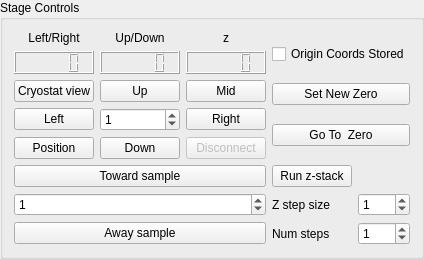
      <widget class="QGroupBox" name="Stage_Group">
       <property name="sizePolicy">
        <sizepolicy hsizetype="Expanding" vsizetype="Expanding">
         <horstretch>0</horstretch>
         <verstretch>0</verstretch>
        </sizepolicy>
       </property>
       <property name="minimumSize">
        <size>
         <width>0</width>
         <height>220</height>
        </size>
       </property>
       <property name="maximumSize">
        <size>
         <width>500</width>
         <height>16777215</height>
        </size>
       </property>
       <property name="title">
        <string>Stage Controls</string>
       </property>
       <layout class="QGridLayout" name="gridLayout_7">
        <item row="1" column="1">
         <layout class="QGridLayout" name="gridLayout_5">
          <item row="1" column="1">
           <widget class="QSpinBox" name="zstep_box_2">
            <property name="maximum">
             <number>500</number>
            </property>
            <property name="value">
             <number>1</number>
            </property>
           </widget>
          </item>
          <item row="1" column="0">
           <widget class="QLabel" name="label_5">
            <property name="text">
             <string>Z step size</string>
            </property>
           </widget>
          </item>
          <item row="0" column="0">
           <widget class="QPushButton" name="take_z_stack_button">
            <property name="sizePolicy">
             <sizepolicy hsizetype="Fixed" vsizetype="Fixed">
              <horstretch>0</horstretch>
              <verstretch>0</verstretch>
             </sizepolicy>
            </property>
            <property name="text">
             <string>Run z-stack</string>
            </property>
           </widget>
          </item>
          <item row="2" column="0">
           <widget class="QLabel" name="label_6">
            <property name="text">
             <string>Num steps</string>
            </property>
           </widget>
          </item>
          <item row="2" column="1">
           <widget class="QSpinBox" name="num_steps_box">
            <property name="maximum">
             <number>500</number>
            </property>
            <property name="value">
             <number>1</number>
            </property>
           </widget>
          </item>
         </layout>
        </item>
        <item row="0" column="0">
         <layout class="QGridLayout" name="gridLayout">
          <item row="2" column="2">
           <widget class="QPushButton" name="stage_mup_button">
            <property name="enabled">
             <bool>true</bool>
            </property>
            <property name="text">
             <string>Up</string>
            </property>
           </widget>
          </item>
          <item row="5" column="2">
           <widget class="QPushButton" name="stage_mdown_button">
            <property name="text">
             <string>Down</string>
            </property>
           </widget>
          </item>
          <item row="3" column="1">
           <widget class="QPushButton" name="stage_mleft_button">
            <property name="text">
             <string>Left</string>
            </property>
           </widget>
          </item>
          <item row="3" column="2">
           <widget class="QSpinBox" name="xystep_Box">
            <property name="maximum">
             <number>9999999</number>
            </property>
            <property name="value">
             <number>1</number>
            </property>
           </widget>
          </item>
          <item row="2" column="3">
           <widget class="QPushButton" name="stage_mmid_button">
            <property name="text">
             <string>Mid</string>
            </property>
           </widget>
          </item>
          <item row="3" column="3">
           <widget class="QPushButton" name="stage_mright_button">
            <property name="text">
             <string>Right</string>
            </property>
           </widget>
          </item>
          <item row="5" column="1">
           <widget class="QPushButton" name="get_stage_position_button">
            <property name="text">
             <string>Position</string>
            </property>
           </widget>
          </item>
          <item row="5" column="3">
           <widget class="QPushButton" name="disconnect_stage_button">
            <property name="enabled">
             <bool>false</bool>
            </property>
            <property name="text">
             <string>Disconnect</string>
            </property>
           </widget>
          </item>
          <item row="1" column="1">
           <widget class="QLCDNumber" name="lr_pos_display">
            <property name="maximumSize">
             <size>
              <width>16777215</width>
              <height>25</height>
             </size>
            </property>
           </widget>
          </item>
          <item row="2" column="1">
           <widget class="QPushButton" name="stage_feature_button">
            <property name="text">
             <string>Cryostat view</string>
            </property>
           </widget>
          </item>
          <item row="1" column="2">
           <widget class="QLCDNumber" name="ud_pos_display">
            <property name="maximumSize">
             <size>
              <width>16777215</width>
              <height>25</height>
             </size>
            </property>
           </widget>
          </item>
          <item row="1" column="3">
           <widget class="QLCDNumber" name="z_pos_display">
            <property name="maximumSize">
             <size>
              <width>16777215</width>
              <height>25</height>
             </size>
            </property>
           </widget>
          </item>
          <item row="0" column="1">
           <widget class="QLabel" name="label_10">
            <property name="text">
             <string>Left/Right</string>
            </property>
            <property name="alignment">
             <set>Qt::AlignCenter</set>
            </property>
           </widget>
          </item>
          <item row="0" column="2">
           <widget class="QLabel" name="label_11">
            <property name="text">
             <string>Up/Down</string>
            </property>
            <property name="alignment">
             <set>Qt::AlignCenter</set>
            </property>
           </widget>
          </item>
          <item row="0" column="3">
           <widget class="QLabel" name="label_12">
            <property name="layoutDirection">
             <enum>Qt::LeftToRight</enum>
            </property>
            <property name="text">
             <string>z</string>
            </property>
            <property name="alignment">
             <set>Qt::AlignCenter</set>
            </property>
           </widget>
          </item>
         </layout>
        </item>
        <item row="0" column="1">
         <layout class="QGridLayout" name="gridLayout_9">
          <item row="1" column="0">
           <widget class="QPushButton" name="Set_New_Coord_origin_button">
            <property name="text">
             <string>Set New Zero</string>
            </property>
           </widget>
          </item>
          <item row="2" column="0">
           <widget class="QPushButton" name="Go_To_Stage_Origin_button">
            <property name="text">
             <string>Go To  Zero</string>
            </property>
           </widget>
          </item>
          <item row="0" column="0">
           <widget class="QCheckBox" name="origin_stored_checkbox">
            <property name="text">
             <string>Origin Coords Stored</string>
            </property>
           </widget>
          </item>
         </layout>
        </item>
        <item row="1" column="0">
         <layout class="QVBoxLayout" name="verticalLayout">
          <item>
           <widget class="QPushButton" name="stage_mtoward_button">
            <property name="text">
             <string>Toward sample</string>
            </property>
           </widget>
          </item>
          <item>
           <widget class="QSpinBox" name="zstep_box">
            <property name="maximum">
             <number>99999999</number>
            </property>
            <property name="value">
             <number>1</number>
            </property>
           </widget>
          </item>
          <item>
           <widget class="QPushButton" name="stage_maway_button">
            <property name="text">
             <string>Away sample</string>
            </property>
           </widget>
          </item>
         </layout>
        </item>
       </layout>
      </widget>
